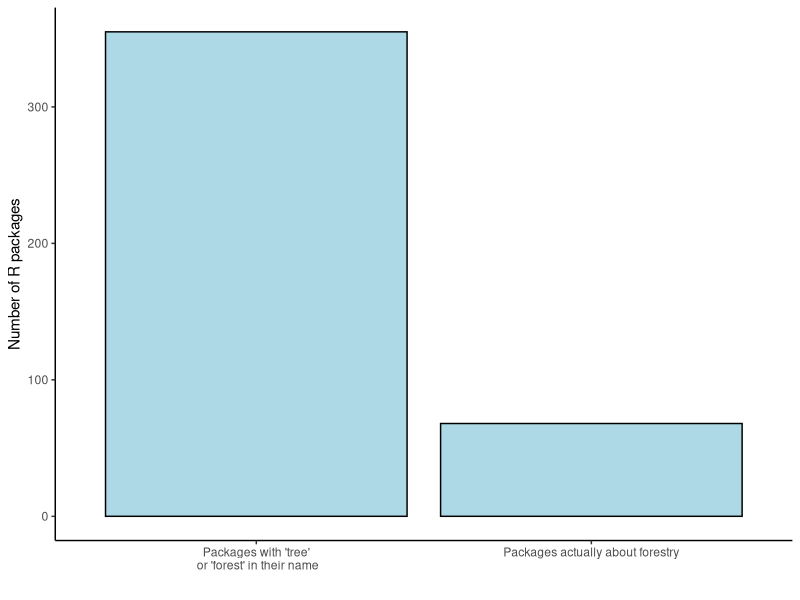

This figure's R source:
## ---- chunk 1
library(tidyverse)

df <- tribble(
  ~name, ~value,
  "Packages actually about forestry", 68,
  " Packages with 'tree' \n or 'forest' in their name", 355
)

ggplot(df, aes(name, value)) +
  geom_bar(stat="identity", fill = "lightblue", col = "black") +
  labs(y = "Number of R packages", x = "") +
  theme(panel.background = element_rect(fill = "NA"),
        axis.line = element_line(color = "black"))

